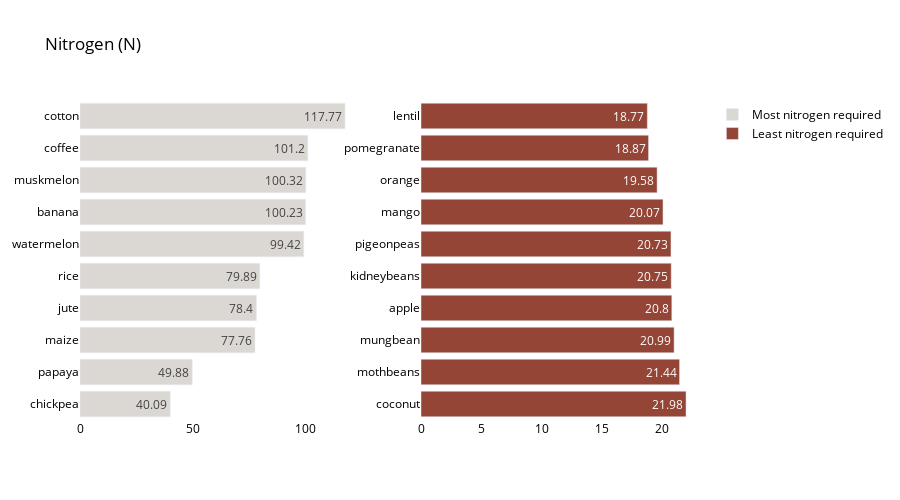

This figure's notebook cell:
### Markdown cell above
## Nitrogen Analysis

### Code cell
crop_summary_N = crop_summary.sort_values(by='N', ascending=False)
  
fig = make_subplots(rows=1, cols=2)

top = {
    'y' : crop_summary_N['N'][0:10].sort_values().index,
    'x' : crop_summary_N['N'][0:10].sort_values()
}

last = {
    'y' : crop_summary_N['N'][-10:].index,
    'x' : crop_summary_N['N'][-10:]
}

fig.add_trace(
    go.Bar(top,
           name="Most nitrogen required",
           marker_color=random.choice(colorarr),
           orientation='h',
          text=top['x']),
    
    row=1, col=1
)

fig.add_trace(
    go.Bar(last,
           name="Least nitrogen required",
           marker_color=random.choice(colorarr),
           orientation='h',
          text=last['x']),
    row=1, col=2
)
fig.update_traces(texttemplate='%{text}', textposition='inside')
fig.update_layout(title_text="Nitrogen (N)",
                  plot_bgcolor='white',
                  font_size=12, 
                  font_color='black',
                 height=500)

fig.update_xaxes(showgrid=False)
fig.update_yaxes(showgrid=False)
fig.show()

### Figure 1 — Plotly figure (JSON) as saved in the notebook; plotly's stock layout.template omitted (floating-point values rounded to 4 significant figures)
{"data": [{"marker": {"color": "#Dbd7d2"}, "name": "Most nitrogen required", "orientation": "h", "text": [40.09, 49.88, 77.76, 78.4, 79.89, 99.42, 100.2, 100.3, 101.2, 117.8], "textposition": "inside", "texttemplate": "%{text}", "type": "bar", "x": [40.09, 49.88, 77.76, 78.4, 79.89, 99.42, 100.2, 100.3, 101.2, 117.8], "xaxis": "x", "y": ["chickpea", "papaya", "maize", "jute", "rice", "watermelon", "banana", "muskmelon", "coffee", "cotton"], "yaxis": "y"}, {"marker": {"color": "#954535"}, "name": "Least nitrogen required", "orientation": "h", "text": [21.98, 21.44, 20.99, 20.8, 20.75, 20.73, 20.07, 19.58, 18.87, 18.77], "textposition": "inside", "texttemplate": "%{text}", "type": "bar", "x": [21.98, 21.44, 20.99, 20.8, 20.75, 20.73, 20.07, 19.58, 18.87, 18.77], "xaxis": "x2", "y": ["coconut", "mothbeans", "mungbean", "apple", "kidneybeans", "pigeonpeas", "mango", "orange", "pomegranate", "lentil"], "yaxis": "y2"}], "layout": {"font": {"color": "black", "size": 12}, "height": 500, "plot_bgcolor": "white", "title": {"text": "Nitrogen (N)"}, "xaxis": {"anchor": "y", "domain": [0, 0.45], "showgrid": false}, "xaxis2": {"anchor": "y2", "domain": [0.55, 1], "showgrid": false}, "yaxis": {"anchor": "x", "domain": [0, 1], "showgrid": false}, "yaxis2": {"anchor": "x2", "domain": [0, 1], "showgrid": false}}}
